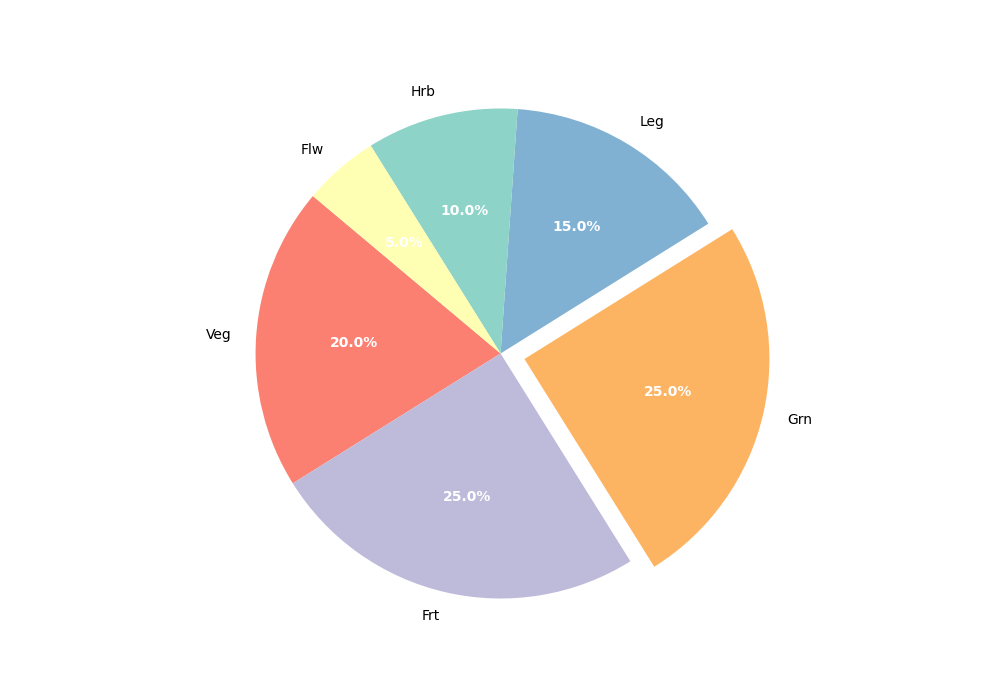

Generate this figure with Python:
import matplotlib.pyplot as plt
import numpy as np

zones = ['Veg', 'Frt', 'Grn', 'Leg', 'Hrb', 'Flw']
zone_acres = np.array([20, 25, 25, 15, 10, 5])

# Manually shuffled colors
colors = ['#fb8072', '#bebada', '#fdb462', '#80b1d3', '#8dd3c7', '#ffffb3']
explode = (0, 0, 0.1, 0, 0, 0)

fig, ax = plt.subplots(figsize=(10, 7))
wedges, texts, autotexts = ax.pie(
    zone_acres,
    explode=explode,
    labels=zones,
    colors=colors,
    autopct='%1.1f%%',
    startangle=140
)

for autotext in autotexts:
    autotext.set_color('white')
    autotext.set_fontsize(10)
    autotext.set_weight('bold')

ax.axis('equal')

plt.show()
